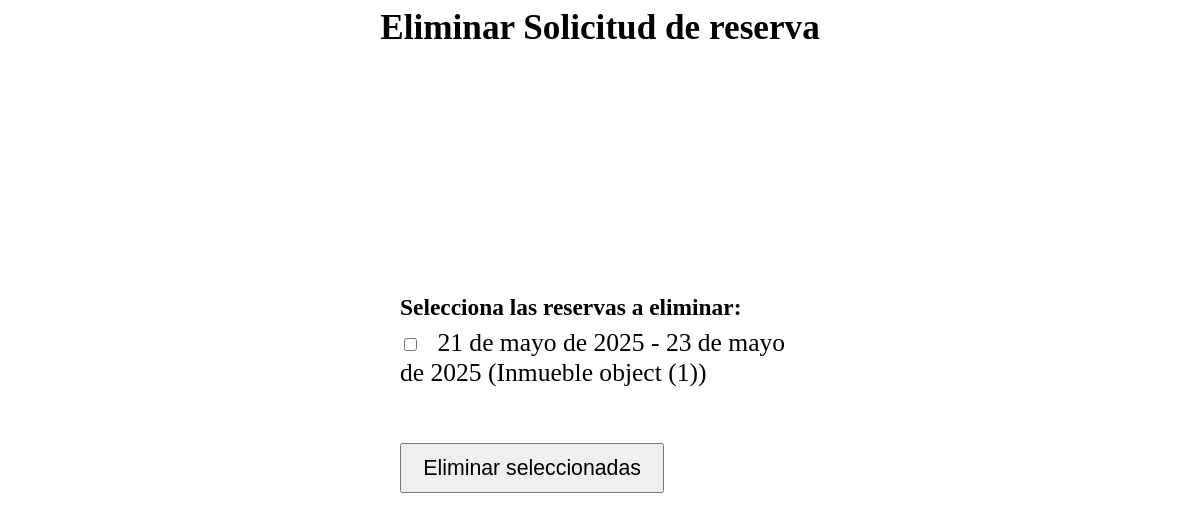
Page /reservas/eliminar/ on the earlier database version.
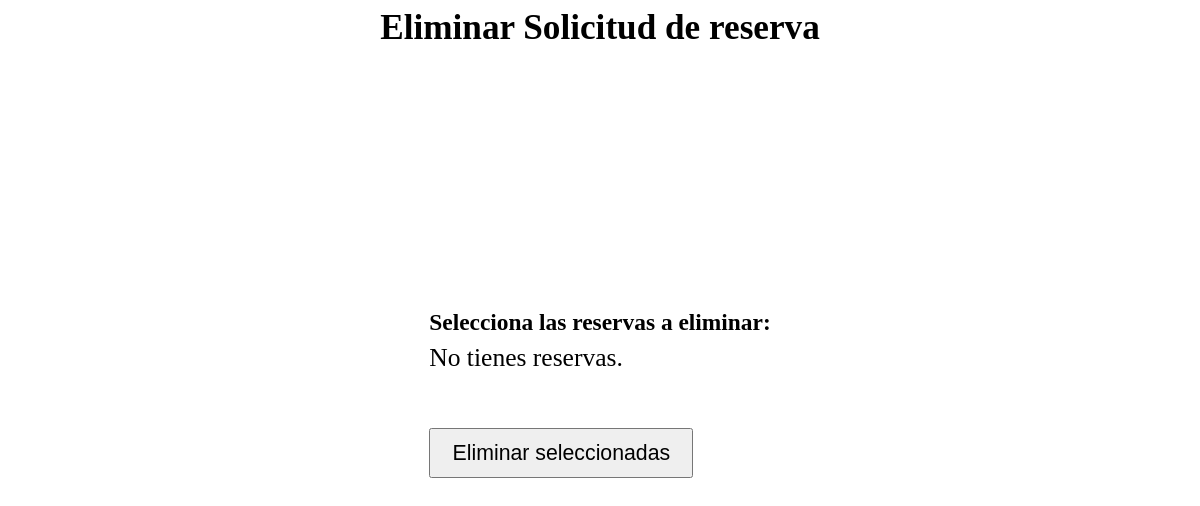
Same page on the later database version.
### reservas/models.py (models this page shows)
class SolicitudReserva(models.Model):
    inquilino = models.ForeignKey('usuarios.Usuario', on_delete=models.CASCADE)
    inmueble = models.ForeignKey('inmueble.Inmueble', on_delete=models.CASCADE)
    fecha_solicitud = models.DateField(auto_now_add=True)
    fecha_inicio = models.DateField()
    fecha_fin = models.DateField()
    estado = models.CharField(max_length=50, choices=[('pendiente', 'Pendiente'), ('confirmada', 'Confirmada'), ('cancelada', 'Cancelada')], default='pendiente')

### inmueble/models.py (models this page shows)
class Inmueble(models.Model):
    titulo = models.CharField(max_length=200)
    descripcion = models.TextField()
    tipo = models.CharField(max_length=50, choices=[('casa', 'Casa'), ('local', 'Local'), ('cochera', 'Cochera'), ('departamento', 'Departamento')])
    metros_cuadrados = models.DecimalField(max_digits=10, decimal_places=2)
    cantidad_huespedes = models.IntegerField(default=2)
    calle = models.CharField(max_length=100)
    numero = models.CharField(max_length=10)
    ciudad = models.CharField(max_length=50)
    provincia = models.CharField(max_length=50)
    pais = models.CharField(max_length=50)
    estado = models.CharField(max_length=50, choices=[('Disponible', 'Disponible'), ('Reservado', 'Reservado'), ('no disponible', 'No disponible')])
    precio_diario = models.DecimalField(max_digits=10, decimal_places=2)

### reservas/views.py (the view, shortened to what this page needs)
# urls.py: path('eliminar/', views.eliminarReservaView, name='eliminar_reserva'),
def eliminarReservaView(request):
    usuario = Usuario.objects.get(id=1)  # Cambia esto por el usuario autenticado
    reservas = SolicitudReserva.objects.filter(inquilino=usuario)
    return render(request, 'eliminar_reserva.html', {'reservas': reservas})

### reservas/templates/eliminar_reserva.html (shortened to what this page needs)
<h1 style="text-align: center;">Eliminar Solicitud de reserva</h1>
<div class="form-container">
    <form method="post">
        <div class="form-field">
            <label>Selecciona las reservas a eliminar:</label>
            <ul>
                {% for reserva in reservas %}
                    <li>
                        <input type="checkbox" name="reservas" value="{{ reserva.id }}">
                        {{ reserva.fecha_inicio }} - {{ reserva.fecha_fin }} ({{ reserva.inmueble }})
                    </li>
                {% empty %}
                    <li>No tienes reservas.</li>
                {% endfor %}
            </ul>
        </div>
        <button type="submit">Eliminar seleccionadas</button>
    </form>
</div>

Differences in the rows shown:
removed SolicitudReserva: fecha_inicio "21 de mayo de 2025", fecha_fin "23 de mayo de 2025", inmueble "Inmueble object (1)"
Other differences:
text now shown: "No tienes reservas."
